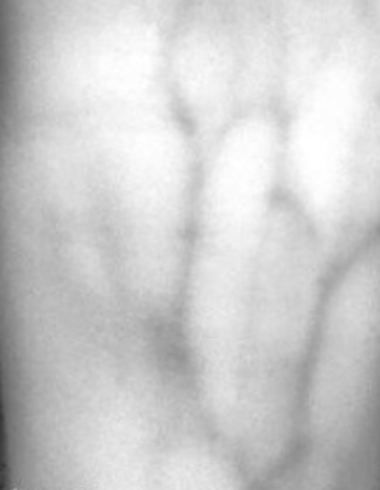
#> input picture fake_images/Screen Shot 2019-08-22 at 11.37.45 AM.png, 380 x 490 px
$ python otsu.py
#> lines starting #> are read from the running program, lines starting #| are printed output that depends on the picture; after the words box and inside, x2 and y2 are one past the last pixel; in counts of white or black regions, pixels touching at a corner belong together
"""
Created on Mon Oct 30 12:41:30 2017
@author: mohabmes
"""

import math
import numpy as np
from matplotlib import pyplot as plt
from PIL import Image


threshold_values = {}
h = [1]


def Hist(img):
   row, col = img.shape
   y = np.zeros(256)
   for i in range(0,row):
      for j in range(0,col):
         y[img[i,j]] += 1
   x = np.arange(0,256)
   plt.bar(x, y, color='b', width=5, align='center', alpha=0.25)
   plt.show()
   return y


def regenerate_img(img, threshold):
    row, col = img.shape
    y = np.zeros((row, col))
    for i in range(0,row):
        for j in range(0,col):
            if img[i,j] >= threshold:
                y[i,j] = 255
            else:
                y[i,j] = 0
    return y


def countPixel(h):
    cnt = 0
    for i in range(0, len(h)):
        if h[i]>0:
           cnt += h[i]
    return cnt


def wieght(s, e):
    w = 0
    for i in range(s, e):
        w += h[i]
    return w


def mean(s, e):
    m = 0
    w = wieght(s, e)
    for i in range(s, e):
        m += h[i] * i

    return m/float(w)


def variance(s, e):
    v = 0
    m = mean(s, e)
    w = wieght(s, e)
    for i in range(s, e):
        v += ((i - m) **2) * h[i]
    v /= w
    return v


def threshold(h):
    cnt = countPixel(h)
    for i in range(1, len(h)):
        vb = variance(0, i)
        wb = wieght(0, i) / float(cnt)
        mb = mean(0, i)

        vf = variance(i, len(h))
        wf = wieght(i, len(h)) / float(cnt)
        mf = mean(i, len(h))

        V2w = wb * (vb) + wf * (vf)
        V2b = wb * wf * (mb - mf)**2

        fw = open("trace.txt", "a")
        fw.write('T='+ str(i) + "\n")

        fw.write('Wb='+ str(wb) + "\n")
        fw.write('Mb='+ str(mb) + "\n")
        fw.write('Vb='+ str(vb) + "\n")

        fw.write('Wf='+ str(wf) + "\n")
        fw.write('Mf='+ str(mf) + "\n")
        fw.write('Vf='+ str(vf) + "\n")

        fw.write('within class variance='+ str(V2w) + "\n")
        fw.write('between class variance=' + str(V2b) + "\n")
        fw.write("\n")

        if not math.isnan(V2w):
            threshold_values[i] = V2w


def get_optimal_threshold():
    min_V2w = min(threshold_values.values())
    optimal_threshold = [k for k, v in threshold_values.items() if v == min_V2w]
    print(('optimal threshold', optimal_threshold[0]))
    return optimal_threshold[0]


image = Image.open('fake_images/Screen Shot 2019-08-22 at 11.37.45 AM.png').convert("L")
img = np.asarray(image)

h = Hist(img)
#> in Hist, `plt.show()`:
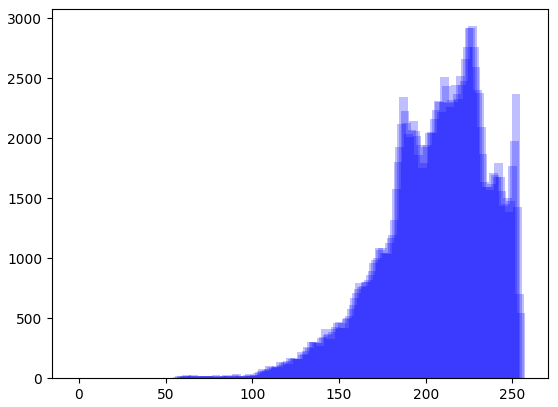
#> figure drawn by matplotlib, 1 panel; tallest bar 2933 high, from x = 224.5 to 229.5
#> h = 256 values, max 2933 at index 227, min 0 at index 0, mean 727.3
threshold(h)
#> the loop in countPixel, `for i in range(0, len(h)):` made 256 passes
#> cnt on passes 48, 50, 51, 52, 53, 54, 55, 56, 57, 58, 59, 60: 1, 2, 4, 5, 7, 10, 15, 19, 24, 34, 52, 71
#> after the loop in countPixel, `for i in range(0, len(h)):`: cnt = 186200
#> the loop in threshold, `for i in range(1, len(h)):` made 255 passes
op_thres = get_optimal_threshold()
#| ('optimal threshold', 200)

res = regenerate_img(img, op_thres)
#> after the loop in regenerate_img, `for i in range(0,row):`:
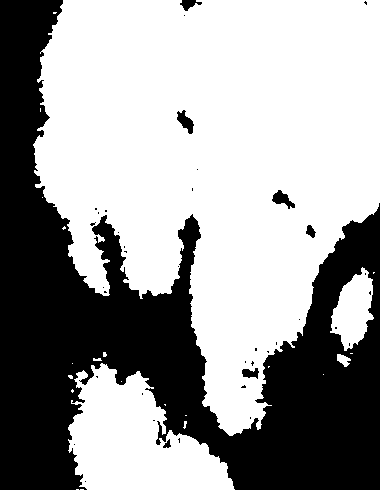
#> y: shape (490, 380) float64; 61.6% white; 39 black regions (32 under 20 px), largest, box (x1, y1, x2, y2) and area: (0, 0, 380, 490) 70673, (177, 110, 194, 134) 207, (272, 190, 295, 209) 207
plt.imshow(res)
plt.savefig("otsu.png")

$ run again, with fake_images/Screen Shot 2019-08-22 at 10.27.02 AM.png copied over fake_images/Screen Shot 2019-08-22 at 11.37.45 AM.png
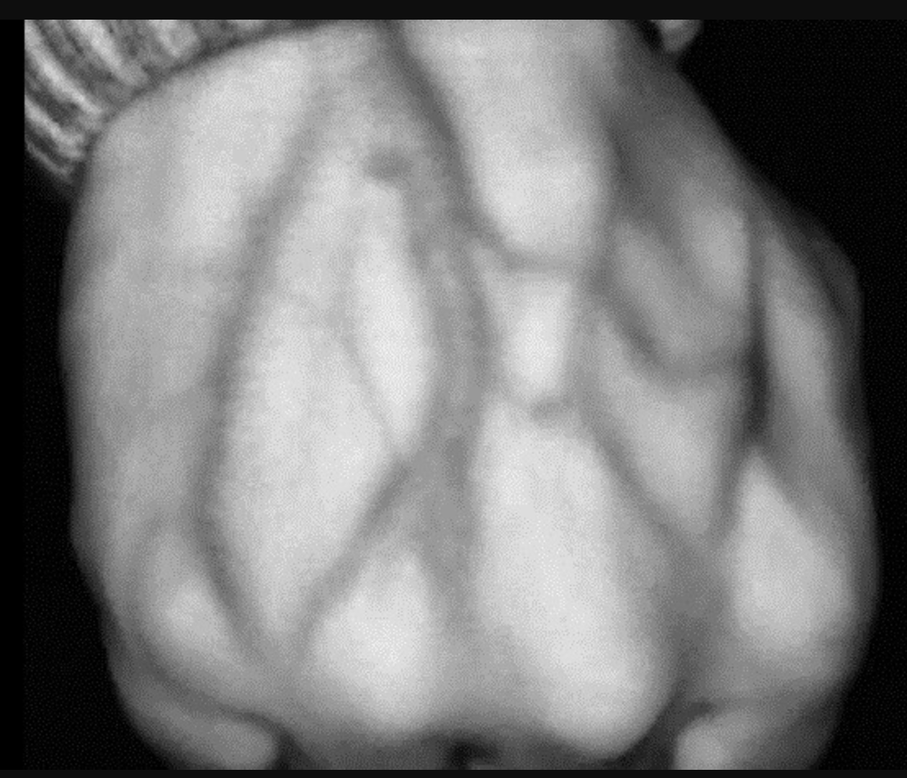
#> input picture fake_images/Screen Shot 2019-08-22 at 10.27.02 AM.png, 907 x 778 px, shrunk from 1108 x 950 before the run
#> in Hist, `plt.show()`:
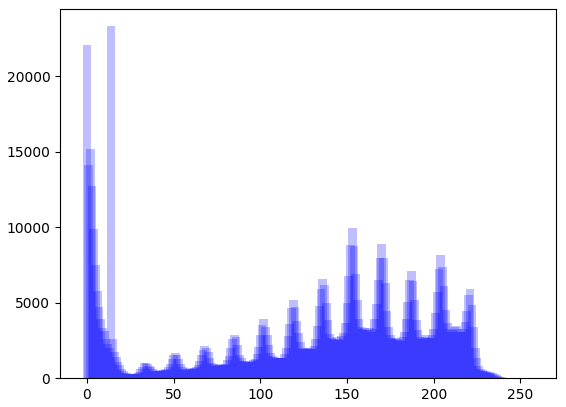
#> figure drawn by matplotlib, 1 panel; tallest bar 23304 high, from x = 11.5 to 16.5
#> h = 256 values, max 23304 at index 14, min 0 at index 246, mean 2756.4
#> the loop in countPixel, `for i in range(0, len(h)):` made 256 passes
#> cnt on passes 1 to 8: 22056, 36184, 51338, 64079, 73971, 81451, 87193, 91907
#> after the loop in countPixel, `for i in range(0, len(h)):`: cnt = 705646
#> the loop in threshold, `for i in range(1, len(h)):` made 255 passes
#> (vb, wb, mb, vf, wf, mf) on passes 1 to 3: (0, 0.0313, 0, 4939.2, 0.969, 128), (0.238, 0.0513, 0.39, 4695.6, 0.949, 130.7), (0.707, 0.0728, 0.866, 4411.7, 0.927, 133.7)
#| ('optimal threshold', 98)
#> after the loop in regenerate_img, `for i in range(0,row):`:
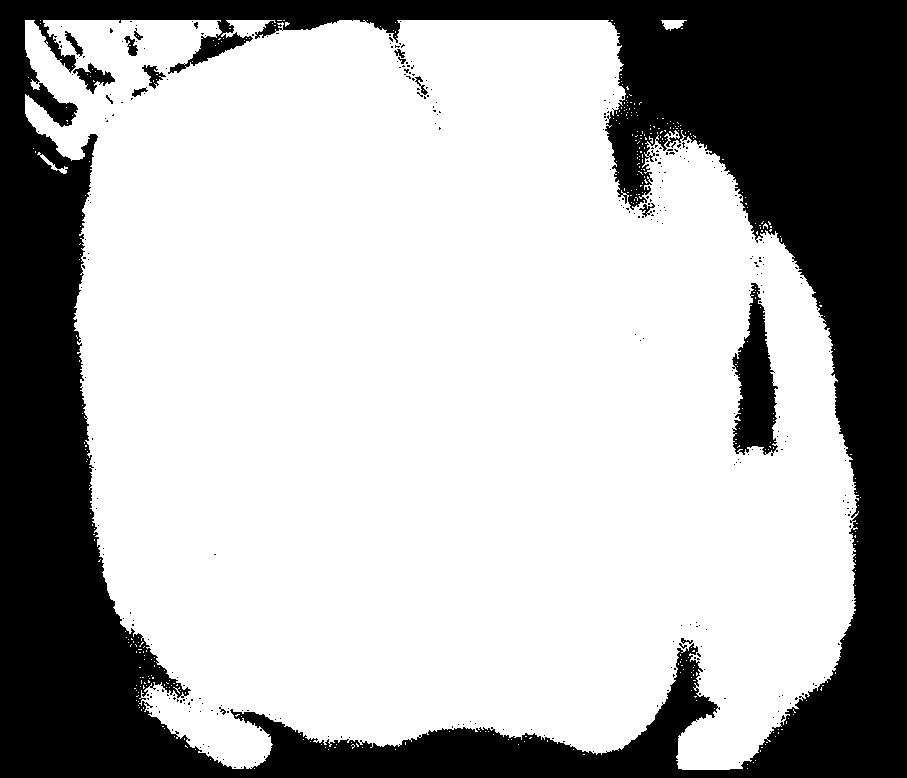
#> y: shape (778, 907) float64; 69.1% white; 336 black regions (321 under 20 px), largest, box (x1, y1, x2, y2) and area: (0, 0, 907, 778) 211145, (732, 283, 778, 456) 4586, (73, 63, 115, 94) 522

$ run again, with fake_images/Screen Shot 2019-08-22 at 11.06.38 AM.png copied over fake_images/Screen Shot 2019-08-22 at 11.37.45 AM.png
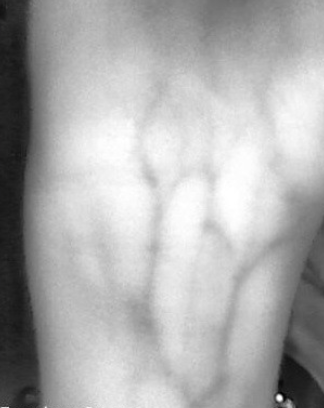
#> input picture fake_images/Screen Shot 2019-08-22 at 11.06.38 AM.png, 324 x 408 px
#> in Hist, `plt.show()`:
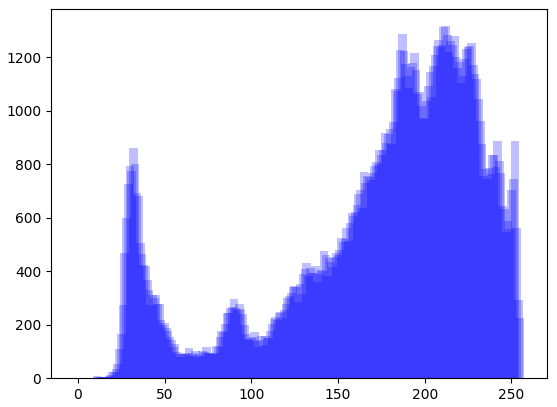
#> figure drawn by matplotlib, 1 panel; tallest bar 1316 high, from x = 209.5 to 214.5
#> h = 256 values, max 1316 at index 212, min 0 at index 0, mean 516.4
#> the loop in countPixel, `for i in range(0, len(h)):` made 256 passes
#> cnt on passes 2, 4, 5, 9, 10, 11, 12, 13: 1, 3, 4, 6, 8, 10, 18, 22
#> after the loop in countPixel, `for i in range(0, len(h)):`: cnt = 132192
#> the loop in threshold, `for i in range(1, len(h)):` made 255 passes
#> (vb, wb, mb, vf, mf) on passes 1 to 3: (nan, 0, nan, 3704.9, 173.1), (0, 7.56e-06, 1, 3704.7, 173.1), (0, 7.56e-06, 1, 3704.7, 173.1)
#| ('optimal threshold', 140)
#> after the loop in regenerate_img, `for i in range(0,row):`:
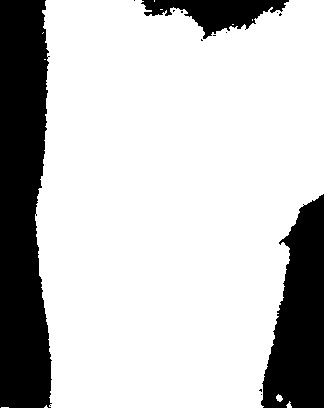
#> y: shape (408, 324) float64; 77.3% white; 13 black regions (10 under 20 px), largest, box (x1, y1, x2, y2) and area: (0, 0, 52, 408) 18097, (261, 194, 324, 408) 9182, (141, 0, 289, 39) 2759
